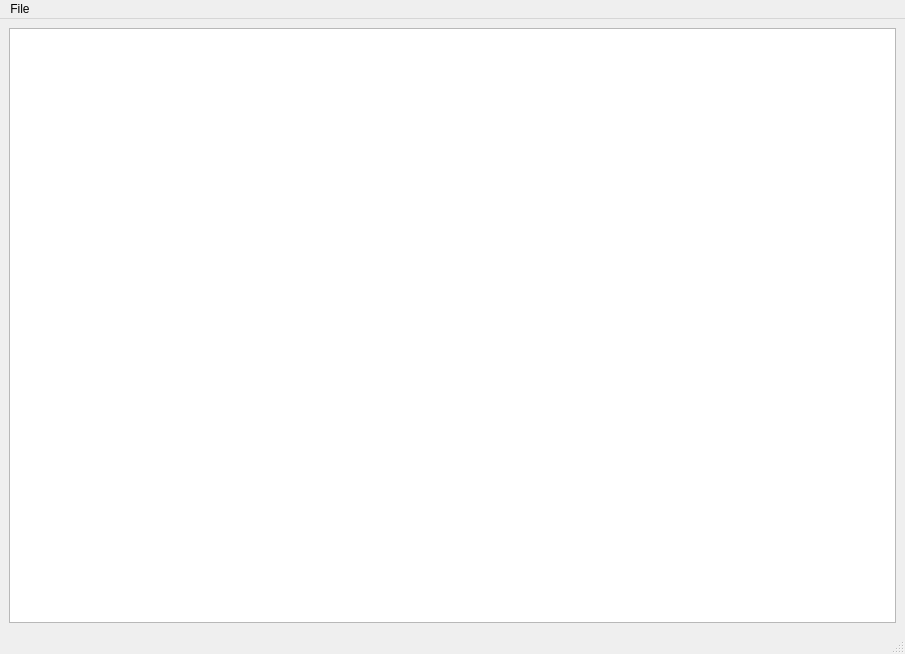
<?xml version="1.0" encoding="UTF-8"?>
<ui version="4.0">
 <class>LogWindow</class>
 <widget class="QMainWindow" name="LogWindow">
  <property name="geometry">
   <rect>
    <x>0</x>
    <y>0</y>
    <width>905</width>
    <height>654</height>
   </rect>
  </property>
  <property name="windowTitle">
   <string>Log</string>
  </property>
  <widget class="QWidget" name="centralwidget">
   <layout class="QVBoxLayout" name="verticalLayout">
    <item>
     <widget class="QTextEdit" name="textEdit"/>
    </item>
   </layout>
  </widget>
  <widget class="QMenuBar" name="menubar">
   <property name="geometry">
    <rect>
     <x>0</x>
     <y>0</y>
     <width>905</width>
     <height>20</height>
    </rect>
   </property>
   <widget class="QMenu" name="menuFile">
    <property name="title">
     <string>File</string>
    </property>
    <addaction name="actionSave"/>
   </widget>
   <addaction name="menuFile"/>
  </widget>
  <widget class="QStatusBar" name="statusbar"/>
  <action name="actionSave">
   <property name="text">
    <string>Save</string>
   </property>
  </action>
 </widget>
 <resources/>
 <connections/>
</ui>
